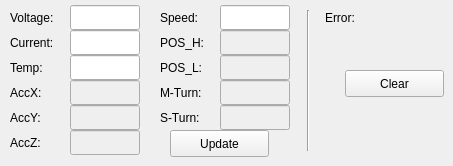
    <widget class="QWidget" name="HEALTH">
     <property name="mouseTracking">
      <bool>true</bool>
     </property>
     <attribute name="title">
      <string>HEALTH</string>
     </attribute>
     <widget class="QLineEdit" name="VolLineEdit">
      <property name="enabled">
       <bool>true</bool>
      </property>
      <property name="geometry">
       <rect>
        <x>70</x>
        <y>5</y>
        <width>70</width>
        <height>25</height>
       </rect>
      </property>
      <property name="font">
       <font>
        <pointsize>9</pointsize>
       </font>
      </property>
      <property name="toolTip">
       <string>&lt;html&gt;&lt;head/&gt;&lt;body&gt;&lt;p&gt;电压值&lt;/p&gt;&lt;/body&gt;&lt;/html&gt;</string>
      </property>
     </widget>
     <widget class="QLabel" name="VolLabel">
      <property name="geometry">
       <rect>
        <x>10</x>
        <y>5</y>
        <width>60</width>
        <height>25</height>
       </rect>
      </property>
      <property name="font">
       <font>
        <pointsize>9</pointsize>
       </font>
      </property>
      <property name="mouseTracking">
       <bool>true</bool>
      </property>
      <property name="toolTip">
       <string>&lt;html&gt;&lt;head/&gt;&lt;body&gt;&lt;p&gt;电压&lt;/p&gt;&lt;/body&gt;&lt;/html&gt;</string>
      </property>
      <property name="text">
       <string>Voltage:</string>
      </property>
     </widget>
     <widget class="QLineEdit" name="CurLineEdit">
      <property name="enabled">
       <bool>true</bool>
      </property>
      <property name="geometry">
       <rect>
        <x>70</x>
        <y>30</y>
        <width>70</width>
        <height>25</height>
       </rect>
      </property>
      <property name="font">
       <font>
        <pointsize>9</pointsize>
       </font>
      </property>
      <property name="toolTip">
       <string>&lt;html&gt;&lt;head/&gt;&lt;body&gt;&lt;p&gt;电流值&lt;/p&gt;&lt;/body&gt;&lt;/html&gt;</string>
      </property>
     </widget>
     <widget class="QLabel" name="CurLabel">
      <property name="geometry">
       <rect>
        <x>10</x>
        <y>30</y>
        <width>60</width>
        <height>25</height>
       </rect>
      </property>
      <property name="font">
       <font>
        <pointsize>9</pointsize>
       </font>
      </property>
      <property name="mouseTracking">
       <bool>true</bool>
      </property>
      <property name="toolTip">
       <string>&lt;html&gt;&lt;head/&gt;&lt;body&gt;&lt;p&gt;电流&lt;/p&gt;&lt;/body&gt;&lt;/html&gt;</string>
      </property>
      <property name="text">
       <string>Current:</string>
      </property>
     </widget>
     <widget class="QLineEdit" name="AccZLineEdit">
      <property name="enabled">
       <bool>false</bool>
      </property>
      <property name="geometry">
       <rect>
        <x>70</x>
        <y>130</y>
        <width>70</width>
        <height>25</height>
       </rect>
      </property>
      <property name="font">
       <font>
        <pointsize>9</pointsize>
       </font>
      </property>
     </widget>
     <widget class="QLabel" name="AccZLabel">
      <property name="geometry">
       <rect>
        <x>10</x>
        <y>130</y>
        <width>60</width>
        <height>25</height>
       </rect>
      </property>
      <property name="font">
       <font>
        <pointsize>9</pointsize>
       </font>
      </property>
      <property name="mouseTracking">
       <bool>true</bool>
      </property>
      <property name="text">
       <string>AccZ:</string>
      </property>
     </widget>
     <widget class="QLineEdit" name="TempLineEdit">
      <property name="enabled">
       <bool>true</bool>
      </property>
      <property name="geometry">
       <rect>
        <x>70</x>
        <y>55</y>
        <width>70</width>
        <height>25</height>
       </rect>
      </property>
      <property name="font">
       <font>
        <pointsize>9</pointsize>
       </font>
      </property>
      <property name="toolTip">
       <string>&lt;html&gt;&lt;head/&gt;&lt;body&gt;&lt;p&gt;温度&lt;/p&gt;&lt;/body&gt;&lt;/html&gt;</string>
      </property>
     </widget>
     <widget class="QLabel" name="TempLabel">
      <property name="geometry">
       <rect>
        <x>10</x>
        <y>55</y>
        <width>60</width>
        <height>25</height>
       </rect>
      </property>
      <property name="font">
       <font>
        <pointsize>9</pointsize>
       </font>
      </property>
      <property name="mouseTracking">
       <bool>true</bool>
      </property>
      <property name="toolTip">
       <string>&lt;html&gt;&lt;head/&gt;&lt;body&gt;&lt;p&gt;温度&lt;/p&gt;&lt;/body&gt;&lt;/html&gt;</string>
      </property>
      <property name="text">
       <string>Temp:</string>
      </property>
     </widget>
     <widget class="QLineEdit" name="AccXLineEdit">
      <property name="enabled">
       <bool>false</bool>
      </property>
      <property name="geometry">
       <rect>
        <x>70</x>
        <y>80</y>
        <width>70</width>
        <height>25</height>
       </rect>
      </property>
      <property name="font">
       <font>
        <pointsize>9</pointsize>
       </font>
      </property>
     </widget>
     <widget class="QLabel" name="AccXLabel">
      <property name="geometry">
       <rect>
        <x>10</x>
        <y>80</y>
        <width>60</width>
        <height>25</height>
       </rect>
      </property>
      <property name="font">
       <font>
        <pointsize>9</pointsize>
       </font>
      </property>
      <property name="mouseTracking">
       <bool>true</bool>
      </property>
      <property name="text">
       <string>AccX:</string>
      </property>
     </widget>
     <widget class="QLineEdit" name="AccYLineEdit">
      <property name="enabled">
       <bool>false</bool>
      </property>
      <property name="geometry">
       <rect>
        <x>70</x>
        <y>105</y>
        <width>70</width>
        <height>25</height>
       </rect>
      </property>
      <property name="font">
       <font>
        <pointsize>9</pointsize>
       </font>
      </property>
     </widget>
     <widget class="QLabel" name="AccYLabel">
      <property name="geometry">
       <rect>
        <x>10</x>
        <y>105</y>
        <width>60</width>
        <height>25</height>
       </rect>
      </property>
      <property name="font">
       <font>
        <pointsize>9</pointsize>
       </font>
      </property>
      <property name="mouseTracking">
       <bool>true</bool>
      </property>
      <property name="text">
       <string>AccY:</string>
      </property>
     </widget>
     <widget class="QLabel" name="POS_LLabel">
      <property name="geometry">
       <rect>
        <x>160</x>
        <y>55</y>
        <width>60</width>
        <height>25</height>
       </rect>
      </property>
      <property name="font">
       <font>
        <pointsize>9</pointsize>
       </font>
      </property>
      <property name="mouseTracking">
       <bool>true</bool>
      </property>
      <property name="text">
       <string>POS_L:</string>
      </property>
     </widget>
     <widget class="QLineEdit" name="POS_HLineEdit">
      <property name="enabled">
       <bool>false</bool>
      </property>
      <property name="geometry">
       <rect>
        <x>220</x>
        <y>30</y>
        <width>70</width>
        <height>25</height>
       </rect>
      </property>
      <property name="font">
       <font>
        <pointsize>9</pointsize>
       </font>
      </property>
     </widget>
     <widget class="QLineEdit" name="STurnLineEdit">
      <property name="enabled">
       <bool>false</bool>
      </property>
      <property name="geometry">
       <rect>
        <x>220</x>
        <y>105</y>
        <width>70</width>
        <height>25</height>
       </rect>
      </property>
      <property name="font">
       <font>
        <pointsize>9</pointsize>
       </font>
      </property>
     </widget>
     <widget class="QLineEdit" name="POS_LLineEdit">
      <property name="enabled">
       <bool>false</bool>
      </property>
      <property name="geometry">
       <rect>
        <x>220</x>
        <y>55</y>
        <width>70</width>
        <height>25</height>
       </rect>
      </property>
      <property name="font">
       <font>
        <pointsize>9</pointsize>
       </font>
      </property>
     </widget>
     <widget class="QLabel" name="MTurnLabel">
      <property name="geometry">
       <rect>
        <x>160</x>
        <y>80</y>
        <width>60</width>
        <height>25</height>
       </rect>
      </property>
      <property name="font">
       <font>
        <pointsize>9</pointsize>
       </font>
      </property>
      <property name="mouseTracking">
       <bool>true</bool>
      </property>
      <property name="text">
       <string>M-Turn:</string>
      </property>
     </widget>
     <widget class="QLabel" name="STurnLabel">
      <property name="geometry">
       <rect>
        <x>160</x>
        <y>105</y>
        <width>60</width>
        <height>25</height>
       </rect>
      </property>
      <property name="font">
       <font>
        <pointsize>9</pointsize>
       </font>
      </property>
      <property name="mouseTracking">
       <bool>true</bool>
      </property>
      <property name="text">
       <string>S-Turn:</string>
      </property>
     </widget>
     <widget class="QLineEdit" name="SpeedLineEdit">
      <property name="enabled">
       <bool>true</bool>
      </property>
      <property name="geometry">
       <rect>
        <x>220</x>
        <y>5</y>
        <width>70</width>
        <height>25</height>
       </rect>
      </property>
      <property name="font">
       <font>
        <pointsize>9</pointsize>
       </font>
      </property>
      <property name="toolTip">
       <string>&lt;html&gt;&lt;head/&gt;&lt;body&gt;&lt;p&gt;速度值&lt;/p&gt;&lt;/body&gt;&lt;/html&gt;</string>
      </property>
     </widget>
     <widget class="QLineEdit" name="MTurnLineEdit">
      <property name="enabled">
       <bool>false</bool>
      </property>
      <property name="geometry">
       <rect>
        <x>220</x>
        <y>80</y>
        <width>70</width>
        <height>25</height>
       </rect>
      </property>
      <property name="font">
       <font>
        <pointsize>9</pointsize>
       </font>
      </property>
     </widget>
     <widget class="QLabel" name="POS_HLabel">
      <property name="geometry">
       <rect>
        <x>160</x>
        <y>30</y>
        <width>60</width>
        <height>25</height>
       </rect>
      </property>
      <property name="font">
       <font>
        <pointsize>9</pointsize>
       </font>
      </property>
      <property name="mouseTracking">
       <bool>true</bool>
      </property>
      <property name="text">
       <string>POS_H:</string>
      </property>
     </widget>
     <widget class="QLabel" name="SpeedLabel">
      <property name="geometry">
       <rect>
        <x>160</x>
        <y>5</y>
        <width>60</width>
        <height>25</height>
       </rect>
      </property>
      <property name="font">
       <font>
        <pointsize>9</pointsize>
       </font>
      </property>
      <property name="mouseTracking">
       <bool>true</bool>
      </property>
      <property name="toolTip">
       <string>&lt;html&gt;&lt;head/&gt;&lt;body&gt;&lt;p&gt;速度&lt;/p&gt;&lt;/body&gt;&lt;/html&gt;</string>
      </property>
      <property name="text">
       <string>Speed:</string>
      </property>
     </widget>
     <widget class="QPushButton" name="updateButton">
      <property name="geometry">
       <rect>
        <x>170</x>
        <y>130</y>
        <width>99</width>
        <height>27</height>
       </rect>
      </property>
      <property name="font">
       <font>
        <pointsize>9</pointsize>
       </font>
      </property>
      <property name="mouseTracking">
       <bool>true</bool>
      </property>
      <property name="toolTip">
       <string>&lt;html&gt;&lt;head/&gt;&lt;body&gt;&lt;p&gt;更新信息&lt;/p&gt;&lt;/body&gt;&lt;/html&gt;</string>
      </property>
      <property name="text">
       <string>Update</string>
      </property>
     </widget>
     <widget class="Line" name="line">
      <property name="geometry">
       <rect>
        <x>298</x>
        <y>10</y>
        <width>20</width>
        <height>141</height>
       </rect>
      </property>
      <property name="orientation">
       <enum>Qt::Vertical</enum>
      </property>
     </widget>
     <widget class="QLabel" name="SpeedLabel_2">
      <property name="geometry">
       <rect>
        <x>325</x>
        <y>5</y>
        <width>60</width>
        <height>25</height>
       </rect>
      </property>
      <property name="font">
       <font>
        <pointsize>9</pointsize>
       </font>
      </property>
      <property name="mouseTracking">
       <bool>true</bool>
      </property>
      <property name="text">
       <string>Error:</string>
      </property>
     </widget>
     <widget class="QPushButton" name="clearErrorButton">
      <property name="geometry">
       <rect>
        <x>345</x>
        <y>70</y>
        <width>99</width>
        <height>27</height>
       </rect>
      </property>
      <property name="font">
       <font>
        <pointsize>9</pointsize>
       </font>
      </property>
      <property name="mouseTracking">
       <bool>true</bool>
      </property>
      <property name="toolTip">
       <string>&lt;html&gt;&lt;head/&gt;&lt;body&gt;&lt;p&gt;清除错误&lt;/p&gt;&lt;/body&gt;&lt;/html&gt;</string>
      </property>
      <property name="text">
       <string>Clear</string>
      </property>
     </widget>
    </widget>
